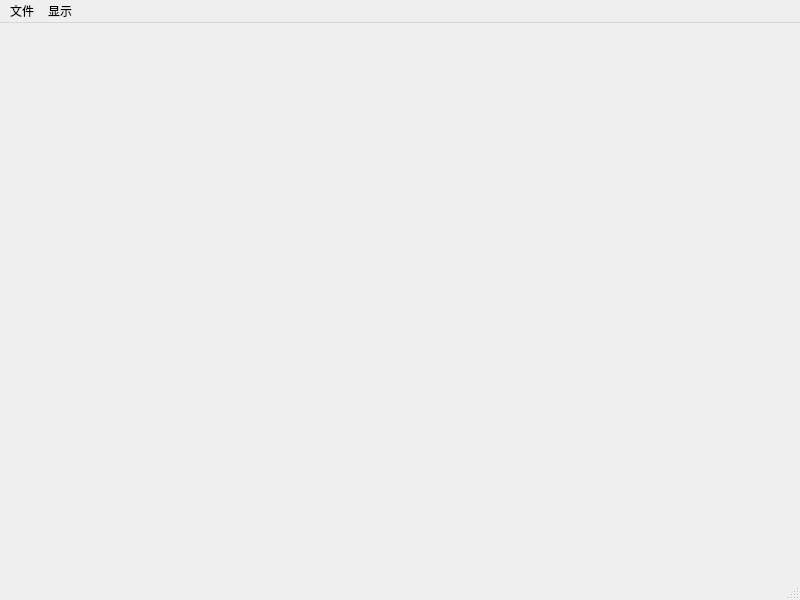
<?xml version="1.0" encoding="UTF-8"?>
<ui version="4.0">
 <class>MainWindow</class>
 <widget class="QMainWindow" name="MainWindow">
  <property name="geometry">
   <rect>
    <x>0</x>
    <y>0</y>
    <width>800</width>
    <height>600</height>
   </rect>
  </property>
  <property name="windowTitle">
   <string>MainWindow</string>
  </property>
  <widget class="QWidget" name="centralwidget"/>
  <widget class="QMenuBar" name="menubar">
   <property name="geometry">
    <rect>
     <x>0</x>
     <y>0</y>
     <width>800</width>
     <height>23</height>
    </rect>
   </property>
   <widget class="QMenu" name="menu">
    <property name="title">
     <string>文件</string>
    </property>
    <addaction name="action"/>
   </widget>
   <widget class="QMenu" name="menu_2">
    <property name="title">
     <string>显示</string>
    </property>
   </widget>
   <addaction name="menu"/>
   <addaction name="menu_2"/>
  </widget>
  <widget class="QStatusBar" name="statusbar"/>
  <action name="action">
   <property name="text">
    <string>打开</string>
   </property>
  </action>
 </widget>
 <resources/>
 <connections/>
</ui>
